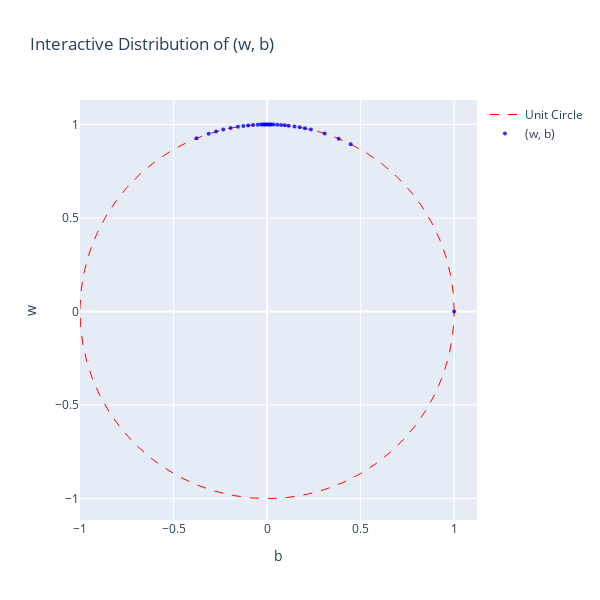

Write notebook code for a chart like this one.
### Code cell
plot_parameters_on_circle_interactive(my_model)

### Figure 1 — Plotly figure (JSON) as saved in the notebook; plotly's stock layout.template omitted (floating-point values rounded to 4 significant figures; data arrays with more than 128 entries replaced by an {"elided": "..."} marker saying what was removed)
{"data": [{"line": {"color": "red", "dash": "dash", "width": 1}, "mode": "lines", "name": "Unit Circle", "type": "scatter", "x": {"elided": "500 float values"}, "y": {"elided": "500 float values"}}, {"marker": {"color": "blue", "opacity": 0.8, "size": 4}, "mode": "markers", "name": "(w, b)", "type": "scatter", "x": [0.3827, 1, -0.1558, 0.1148, -0.0506, 0.03527, -0.01687, 0.234, 0.01074, -0.3122, -0.1011, -0.004602, 0.07509, -0.234, 0.174, 0.4469, -0.03374, 0.3078, 0.02301, -0.07509, 0.0552, 0.003068, -0.377, -0.01074, -0.127, -0.1951, -0.02454, 0.1467, 0.09496, -0.2726, 0.01687, 0.2026], "y": [0.9239, 6.123e-17, 0.9878, 0.9934, 0.9987, 0.9994, 0.9999, 0.9722, 0.9999, 0.95, 0.9949, 1.0, 0.9972, 0.9722, 0.9847, 0.8946, 0.9994, 0.9514, 0.9997, 0.9972, 0.9985, 1.0, 0.9262, 0.9999, 0.9919, 0.9808, 0.9997, 0.9892, 0.9955, 0.9621, 0.9999, 0.9793]}], "layout": {"height": 600, "showlegend": true, "title": {"text": "Interactive Distribution of (w, b)"}, "width": 600, "xaxis": {"scaleanchor": "y", "scaleratio": 1, "title": {"text": "b"}}, "yaxis": {"scaleanchor": "x", "scaleratio": 1, "title": {"text": "w"}}}}
